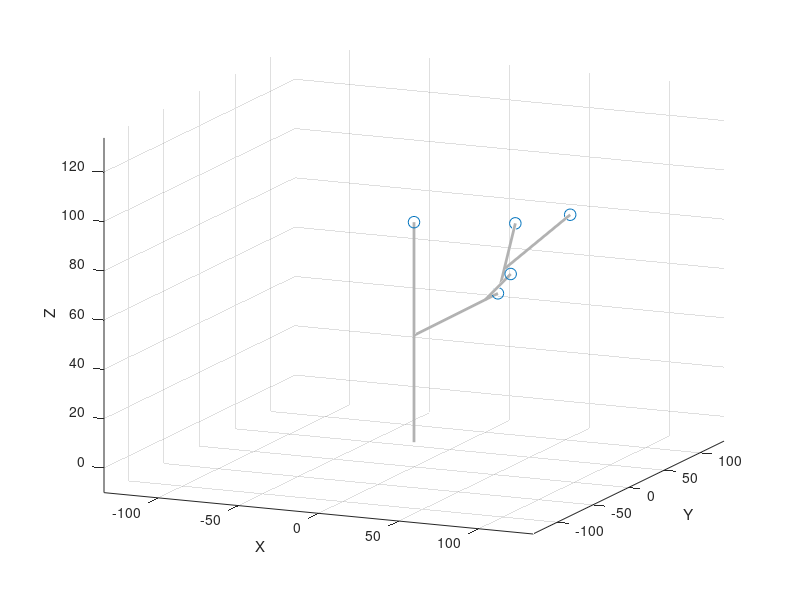
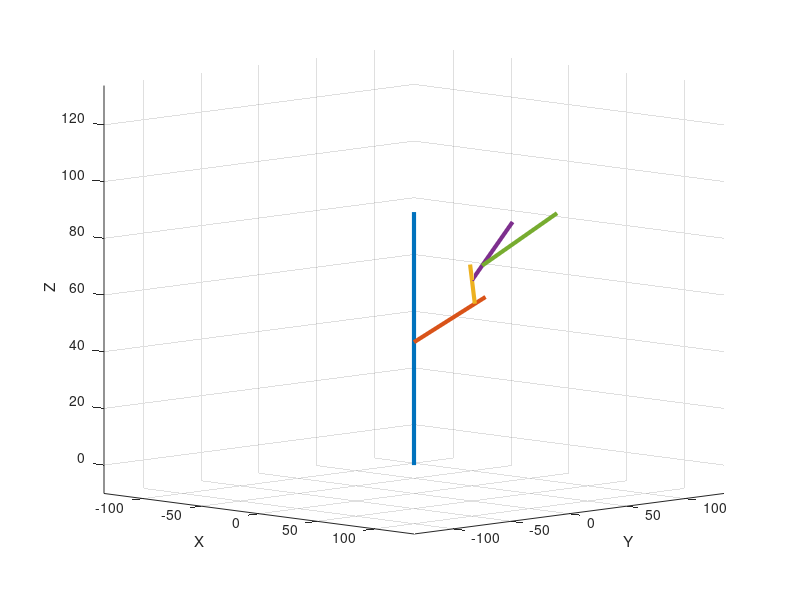

Write MATLAB code to recreate these figures, in order.
%{
r = 10;
ArpZ = 45;
ArpX = 70;
ArpY = 90 - ArpX;

x = r * sind(ArpZ) * cosd(ArpX);
y = r * sind(ArpZ) * sind(ArpX);
z = r * cosd(ArpZ);

h = sqrt(x^2 + y^2);


a = [0 0 0]; % origin
b = [x y z]; % tip
c = [x y 0];
d = [0 0 0];

xx= [a(1) b(1) c(1) d(1)];
yy= [a(2) b(2) c(2) d(2)];
zz= [a(3) b(3) c(3) d(3)];

figure(1)
plot3(xx,yy,zz)
axis([0 10 0 10 0 10])
xlabel('X');ylabel('Y');zlabel('Z');
az=60;el=42;
view([az el])
grid on
%}
clc; close all; clear all;
%----------------------------------------------------------------------------%
							Actin = zeros(1,12);
%[Nact	Xang	Xorg	Xtip	Yang	Yorg	Ytip	Zang	Zorg	Ztip	Lact	OrO ]%
%[1		2		3		4		5		6		7		8		9		10		11		12	]%
%----------------------------------------------------------------------------%

Actin(:,1) = 35;	% N monomers in Factin segments
 

GaSize = 5.1 / 2;	% G-actin Monomer (dyad) Size

Length = Actin(:,1) .* GaSize; % length of segment (hypotenuse) 

Actin(:,11) = Length;	% Length of Factin segments

% Angles
ArpX = 90;
ArpY = 90;
ArpZ = 0;
Actin(:,2) = ArpX;
Actin(:,5) = ArpY;
Actin(:,8) = ArpZ;

Xtip = Length * sind(ArpZ) * cosd(ArpX);
Ytip = Length * sind(ArpZ) * sind(ArpX);
Ztip = Length * cosd(ArpZ);

Actin(:,4) = Xtip;
Actin(:,7) = Ytip;
Actin(:,10) = Ztip;


%----------------------------------------
% 13 possible rotational angles
Ovec = [0   27.6923   55.3846   83.0769  110.7692  138.4615  166.1538...
			193.8461  221.5384  249.2307  276.9230  304.6153  332.3076];

Nsteps = 4;
ArpX = 70;
ArpY = 20;
ArpZ = 70;

ax = repmat((Actin(1) * GaSize * 1.5),1,6); ax(1:2:6) = ax(1:2:6).*-1; ax(5) = -10; 
%======================================================================%
%							FIGURE SETUP
%----------------------------------------------------------------------%
% fig21 = figure(21);
% set(21,'Units','pixels');scsz = get(0,'ScreenSize');
% pos = [scsz(3)/3  scsz(4)/5  scsz(3)/2  scsz(4)/1.5];
% set(fig21,'OuterPosition',pos)
% set(gcf,'Color',[.9,.9,.9])
% %----------------------------------------
% xx= [Actin(:,3) Actin(:,4)];
% yy= [Actin(:,6) Actin(:,7)];
% zz= [Actin(:,9) Actin(:,10)];
% plot3(xx',yy',zz','LineWidth',3)
% axis([ax])
% xlabel('X');ylabel('Y');zlabel('Z');
% az=24;el=16;
% view([az el])
% grid on
%----------------------------------------------------------------------%



%-----------------------------------------
for nT = 1:Nsteps
%-----------------------------------------


NFact = numel(Actin(:,1));	% current number of actin filaments

	%-------------------------------------
	for aN=1:NFact
	%-------------------------------------




Actin(NFact+1,1) = 20;		% create branch: add X subunits to new branch
Actin(NFact+1,11) = Actin(NFact+1,1) .* GaSize;

OrO = Actin(aN,12);			% Orientation of first monomer in mother filament

Nmono = Actin(aN,1);		% N monomers in mother filament
Rmono = ceil(Nmono * rand); % Random monomer along segment
Rmono13 = mod(Rmono,13)+1;	% Get monomer repeat among the 13 rotational axis angles

Rang = Ovec(Rmono13);		% Rotational angle of new branch
Actin(NFact+1,12) = Rang;	% Store this rotational angle


% New branch XYZ origin coordinates
Ox = (Rmono*GaSize) * (sind(Actin(aN,8)) * cosd(Actin(aN,2))) + Actin(aN,3);
Oy = (Rmono*GaSize) * (sind(Actin(aN,8)) * sind(Actin(aN,2))) + Actin(aN,6);
Oz = (Rmono*GaSize) * (cosd(Actin(aN,8))) + Actin(aN,9);
Actin(NFact+1,3) = Ox;	% X origin
Actin(NFact+1,6) = Oy;	% Y origin
Actin(NFact+1,9) = Oz;	% Z origin

% store angle
Actin(NFact+1,2) = mod([Actin(NFact+1,12) + (Actin(aN,2))],360) - 180;
Actin(NFact+1,5) = mod([Actin(NFact+1,12) + (Actin(aN,5))],360) - 180;
Actin(NFact+1,8) = ArpZ; % Actin(aN,8) + ArpZ;
% Actin(NFact+1,2) = Actin(aN,2) + ArpX;
% Actin(NFact+1,5) = Actin(aN,5) + ArpY;
% Actin(NFact+1,8) = Actin(NFact+1,12);

% New branch XYZ tip coordinates
Tx = Actin(NFact+1,11) * sind(Actin(NFact+1,8)) * cosd(Actin(NFact+1,2)) + Actin(NFact+1,3);
Ty = Actin(NFact+1,11) * sind(Actin(NFact+1,8)) * sind(Actin(NFact+1,2)) + Actin(NFact+1,6);
Tz = Actin(NFact+1,11) * cosd(Actin(NFact+1,8)) + Actin(NFact+1,9);
Actin(NFact+1,4) = Tx;	% X origin
Actin(NFact+1,7) = Ty;	% Y origin
Actin(NFact+1,10) = Tz;	% Z origin

	end
	
end






%======================================================================%
%							FIGURE SETUP
%----------------------------------------------------------------------%
figure(100)
scsz = get(0,'ScreenSize');
pos = [scsz(3)/3.5  scsz(4)/5.5  scsz(3)/2  scsz(4)/1.5];
set(gcf,'OuterPosition',pos,'Color',[.9,.9,.9])
%----------------------------------------
xx= [Actin(:,3) Actin(:,4)];
yy= [Actin(:,6) Actin(:,7)];
zz= [Actin(:,9) Actin(:,10)];

plot3(xx',yy',zz','LineWidth',3)
axis([ax])
xlabel('X');ylabel('Y');zlabel('Z');
az=45;el=8;
view([az el])
grid on
%----------------------------------------------------------------------%



%======================================================================%
%							FIGURE SETUP
%----------------------------------------------------------------------%
figure
pos = [scsz(3)/3  scsz(4)/5  scsz(3)/2  scsz(4)/1.5];
set(gcf,'OuterPosition',pos,'Color',[.9,.9,.9])
%----------------------------------------------------------------------%

% Spine Dimensions
SPYneckXY = 150;
SPYheadZN = 1000; % North Z dim
SPYheadZS = 700; % South Z dim
SPYheadX = 400; % X dim
SPYheadY = 400; % Y dim

PSDproxy = 100;
inPSD = SPYheadZN - PSDproxy;

ActinTips = [Actin(:,4) Actin(:,7) Actin(:,10)];
[Zrow1,Zcol1] = find(ActinTips(:,3) > inPSD);
PSDTips = ActinTips(Zrow1,:);
[Zrow2,Zcol2] = find(ActinTips(:,3) < inPSD);
SPYTips = ActinTips(Zrow2,:);

%--------------------

ph11c = plot3([Actin(:,3) Actin(:,4)]', [Actin(:,6) Actin(:,7)]', [Actin(:,9) Actin(:,10)]');
%--
axis(ax)
xlabel('X');ylabel('Y');zlabel('Z');
az=24;el=16; view([az el]); grid on;
set(gcf,'Color',[1,1,1]); set(gca,'Color',[1,1,1]);
hold on;


ph11a = scatter3([SPYTips(:,1)]', [SPYTips(:,2)]', [SPYTips(:,3)]',70,'ob');
hold on
ph11b = scatter3([PSDTips(:,1)]', [PSDTips(:,2)]', [PSDTips(:,3)]',70,'or');
%--
axis(ax)
xlabel('X');ylabel('Y');zlabel('Z');
view([24 16])
grid on
set(ph11c,'LineStyle','-','Color',[.7 .7 .7],'LineWidth',2);
% set(ph11a,'Marker','o','MarkerEdgeColor',[.1 .1 .9],'MarkerFaceColor',[.1 .1 .9]);
% set(ph11b,'Marker','o','MarkerEdgeColor',[.9 .2 .2],'MarkerFaceColor',[.9 .2 .2]);
%----------------------------------------------------------------------%

disp('    Nact	Xang	Xorg	Xtip	Yang	Yorg	Ytip    Zang	Zorg	Ztip	Lact	OrO')
Actin